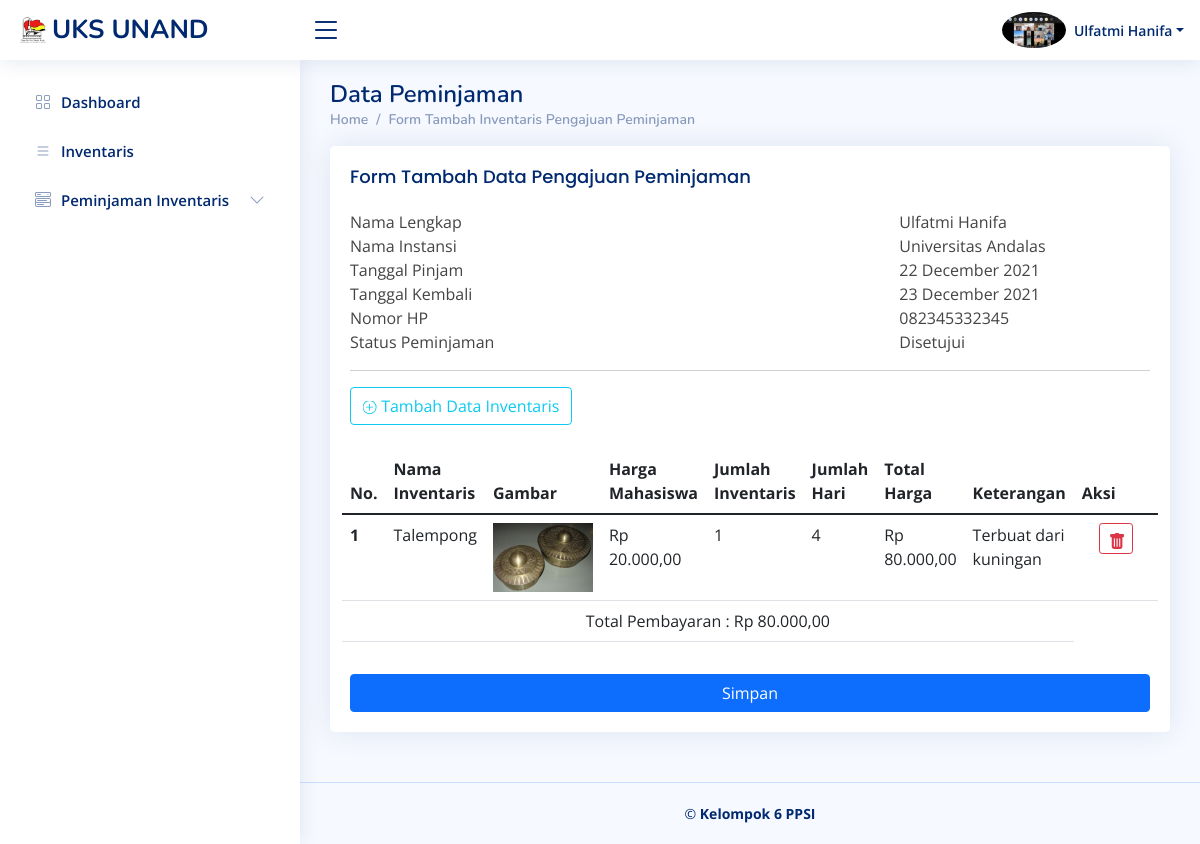
The page /peminjaman_pengajuan_tambah_ive.php?id_peminjaman=16 (signed in) on the database its author committed.
### tables this page shows
CREATE TABLE `user` (
  `id_user` int(11) NOT NULL,
  `id_instansi` int(11) NOT NULL,
  `nama_lengkap` varchar(50) NOT NULL,
  `username` varchar(50) NOT NULL,
  `password` varchar(255) NOT NULL,
  `jenis_user` varchar(20) NOT NULL,
  `tanggal_lahir` date NOT NULL,
  `no_hp` varchar(20) NOT NULL,
  `jenis_kelamin` varchar(10) NOT NULL,
  `alamat` varchar(100) NOT NULL,
  `foto` varchar(100) NOT NULL
);

CREATE TABLE `peminjaman` (
  `id_peminjaman` int(11) NOT NULL,
  `id_user` int(11) NOT NULL,
  `tanggal_pinjam` date NOT NULL,
  `tanggal_kembali` date DEFAULT NULL,
  `status_peminjaman` varchar(40) NOT NULL,
  `status_harga` varchar(40) DEFAULT NULL,
  `surat_peminjaman` varchar(255) DEFAULT NULL,
  `tanggal_pengajuan` date NOT NULL
);

CREATE TABLE `instansi` (
  `id_instansi` int(11) NOT NULL,
  `nama_instansi` varchar(50) NOT NULL
);

CREATE TABLE `detail_pinjaman` (
  `id_peminjaman` int(11) NOT NULL,
  `id_inventaris` int(11) NOT NULL,
  `jumlah` int(11) NOT NULL
);

CREATE TABLE `inventaris` (
  `id_inventaris` int(11) NOT NULL,
  `nama_inventaris` varchar(100) NOT NULL,
  `harga_mahasiswa` int(11) NOT NULL,
  `harga_nonmahasiswa` int(11) NOT NULL,
  `gambar` varchar(255) NOT NULL,
  `keterangan` varchar(100) NOT NULL
);

### peminjaman_pengajuan_tambah_ive.php (the view, shortened to what this page needs)
<?php
    include "session.php";
    $id_peminjaman = $_REQUEST['id_peminjaman'];
    if(!$hasil = $conn->query("SELECT * FROM peminjaman join user on user.id_user=peminjaman.id_user join instansi on
                            user.id_instansi=instansi.id_instansi where id_peminjaman=$id_peminjaman")){
        die("gagal meminta data");
    }
    $no = 1;
    while($data = $hasil->fetch_assoc()){
        $tanggal_pinjam = $data['tanggal_pinjam'];
        $tanggal_kembali = $data['tanggal_kembali'];
        $nama_instansi = $data['nama_instansi'];
        $no_hp = $data['no_hp'];
        $status_peminjaman = $data['status_peminjaman'];
    }
    $tgl1 = new DateTime($tanggal_pinjam);
    $tgl2 = new DateTime($tanggal_kembali);
    $jarak = $tgl2->diff($tgl1);
    $diff = $jarak->d;
    if(!$que = $conn->query("SELECT * FROM peminjaman join detail_pinjaman on peminjaman.id_peminjaman=detail_pinjaman.id_peminjaman
                            join inventaris on inventaris.id_inventaris=detail_pinjaman.id_inventaris where
                            peminjaman.id_peminjaman=$id_peminjaman")){
        die("gagal meminta data");
    }
?>
<!DOCTYPE html>
<html lang="en">
<head>
    <link href="assets/vendor/bootstrap/css/bootstrap.min.css" rel="stylesheet">
    <link href="assets/vendor/bootstrap-icons/bootstrap-icons.css" rel="stylesheet">
    <link href="assets/vendor/boxicons/css/boxicons.min.css" rel="stylesheet">
    <link href="assets/vendor/quill/quill.snow.css" rel="stylesheet">
    <link href="assets/vendor/quill/quill.bubble.css" rel="stylesheet">
    <link href="assets/vendor/remixicon/remixicon.css" rel="stylesheet">
    <link href="assets/vendor/simple-datatables/style.css" rel="stylesheet">
    <link href="assets/css/style.css" rel="stylesheet">
</head>
<body>
    <?php include("header.php");?>
	<?php
		if ($_SESSION['jenis_user'] == "Admin"){
		include("sidebar_admin.php");
		}else if($_SESSION['jenis_user'] == "Divisi Rumah Tangga"){
		include("sidebar_divisi_rumah_tangga.php");
		}else if($_SESSION['jenis_user'] == "Divisi Pemasaran"){
		include("sidebar_divisi_pemasaran.php");
		}else if($_SESSION['jenis_user'] == "Peminjam di Luar UKS"){
		include("sidebar_peminjam.php");
		}else if($_SESSION['jenis_user'] == "Pengurus UKS"){
		include("sidebar_pengurus.php");
		}
	?>
    <main id="main" class="main">
        <div class="pagetitle">
        <h1>Data Peminjaman</h1>
        <nav>
            <ol class="breadcrumb">
            <li class="breadcrumb-item">Home</li>
            <li class="breadcrumb-item">Form Tambah Inventaris Pengajuan Peminjaman</li>
            </ol>
        </nav>
        </div>
        <section class="section">
        <div class="row">
            <div class="col-lg-12">
            <div class="card">
                <div class="card-body">
                <h5 class="card-title">Form Tambah Data Pengajuan Peminjaman</h5>
                <div class="tab-pane fade show active profile-overview" id="profile-overview">
                    <div class="row">
                        <div class="col-lg-8 col-md-4 label ">Nama Lengkap</div>
                        <div class="col-lg-4 col-md-8"><?php echo $nama_lengkap?></div>
                    </div>
                    <div class="row">
                        <div class="col-lg-8 col-md-4 label">Nama Instansi</div>
                        <div class="col-lg-4 col-md-8"><?php echo $nama_instansi?></div>
                    </div>
                    <div class="row">
                        <div class="col-lg-8 col-md-4 label">Tanggal Pinjam</div>
                        <div class="col-lg-4 col-md-8"><?php echo date('d F Y', strtotime($tanggal_pinjam))?></div>
                    </div>
                    <div class="row">
                        <div class="col-lg-8 col-md-4 label">Tanggal Kembali</div>
                        <div class="col-lg-4 col-md-8"><?php echo date('d F Y', strtotime($tanggal_kembali))?></div>
                    </div>
                    <div class="row">
                        <div class="col-lg-8 col-md-4 label">Nomor HP</div>
                        <div class="col-lg-4 col-md-8"><?php echo $no_hp?></div>
                    </div>
                    <div class="row">
                        <div class="col-lg-8 col-md-4 label">Status Peminjaman</div>
                        <div class="col-lg-4 col-md-8"><?php echo $status_peminjaman?></div>
                    </div>
                </div>
                <hr>
                <a href="peminjaman_tambah_ive.php?id_peminjaman=<?php echo $id_peminjaman?>" class="btn btn-outline-info btn-mt">
                         Tambah Data Inventaris
                </a><br><br>
                <form class="row g-3 needs-validation" method="post" novalidate enctype="multipart/form-data">
                    <table class="table datatable table-hover">
                        <thead>
                        <tr>
                            <th scope="col">No.</th>
                            <th scope="col">Nama Inventaris</th>
                            <th scope="col">Gambar</th>
                            <?php if($nama_instansi=='Universitas Andalas'){?>
                            <th scope="col">Harga Mahasiswa</th>
                            <?php } else{ ?>
                            <th scope="col">Harga Non Mahasiswa</th>
                            <?php } ?>
                            <th scope="col">Jumlah Inventaris</th>
                            <th scope="col">Jumlah Hari</th>
                            <th scope="col">Total Harga</th>
                            <th scope="col">Keterangan</th>
                            <th scope="col">Aksi</th>
                        </tr>
                        </thead>
                        <tbody>
                        <?php
                            $total = 0; $tot[]=0;
                            while($row = $que->fetch_assoc()){
                        ?>
                        <tr>
                            <th scope="row"><?php echo $no++;?></th>
                            <td><?php echo $row['nama_inventaris']; ?></td>
                            <td><img width="100px" src="img/<?php echo $row['gambar'];?>"></td>
                            <?php if($nama_instansi=='Universitas Andalas'){ $total= $row['harga_mahasiswa']*$row['jumlah']*$diff;?>
                            <td><?php echo "Rp " . number_format($row['harga_mahasiswa'],2,',','.');?></td>
                            <?php } else{ $total= $row['harga_nonmahasiswa']*$row['jumlah']*$diff;?>
                            <td><?php echo "Rp " . number_format($row['harga_nonmahasiswa'],2,',','.'); ?></td>
                            <?php } ?>
                            <td><?php echo $diff; ?></td>
                            <td><?php echo $row['jumlah']; ?></td>
                            <td><?php echo "Rp " . number_format($tot[]=$total,2,',','.');  ?></td>
                            <td><?php echo $row['keterangan']; ?></td>
                            <td width="105px" class="text-center">
                            <form method="POST" action="">
                                <button class="btn btn-outline-danger btn-sm" type="submit" name="delete" onclick="return confirm('Anda yakin akan menghapus data inventaris ini?')">
                                </button>
                            </td>
                            </form>
                        <?php } ?>
                        <tr class="text-center">
                        <td colspan="8">Total Pembayaran : <?php echo "Rp " . number_format(array_sum($tot),2,',','.');?></td>
                        </tr>
                    <div class="col-12">
                    <button class="btn btn-primary w-100" type="submit" name="simpan">Simpan</button>
                    </div>
                </div>
            </div>
            </div>
        </div>
        </section>
    </main>
    <?php include "footer.php"?>
</body>
</html>

### header.php (shortened to what this page needs)
<?php
  include "session.php";
  $a = $_SESSION['id_user'];
  if(!$hasila = $conn->query("SELECT * FROM user where id_user=$a")){
    die("gagal meminta data");
  }
  while($data = $hasila->fetch_assoc()){
    $nama_lengkap = $data['nama_lengkap'];
}
?>
<header id="header" class="header fixed-top d-flex align-items-center">
<div class="d-flex align-items-center justify-content-between">
  <a class="logo d-flex align-items-center">
    <img src="assets2/img/logo.png" alt="">
    <span class="d-none d-lg-block">UKS UNAND</span>
  </a>
  <i class="bi bi-list toggle-sidebar-btn"></i>
</div>
<nav class="header-nav ms-auto">
  <ul class="d-flex align-items-center">
    <li class="nav-item dropdown pe-3">
      <a class="nav-link nav-profile d-flex align-items-center pe-0" href="#" data-bs-toggle="dropdown">
        <img src="img/<?php echo $_SESSION['foto']?>" alt="Profile" class="rounded-circle">
        <span class="d-none d-md-block dropdown-toggle ps-2"><?php echo $nama_lengkap ?></span>
      </a>
    </li>
  </ul>
</nav>
</header>

### assets/css/style.css (style rules this page uses)
:root { scroll-behavior: smooth; }
body { font-family: "Open Sans", sans-serif; background: #f6f9ff; color: #444444; }
a { color: #4154f1; text-decoration: none; }
h1, h2, h3, h4, h5, h6 { font-family: "Nunito", sans-serif; }
#main { margin-top: 60px; padding: 20px 30px; transition: all 0.3s; }
.pagetitle { margin-bottom: 10px; }
.pagetitle h1 { font-size: 24px; margin-bottom: 0; font-weight: 600; color: #012970; }
.card { margin-bottom: 30px; border: none; border-radius: 5px; box-shadow: 0px 0 30px rgba(1, 41, 112, 0.1); overflow: hidden; }
.card-title { padding: 20px 0 15px 0; font-size: 18px; font-weight: 500; color: #012970; font-family: "Poppins", sans-serif; }
.card-body { padding: 0 20px 20px 20px; }
.breadcrumb { font-size: 14px; font-family: "Nunito", sans-serif; color: #899bbd; font-weight: 600; }
.breadcrumb .breadcrumb-item::before { color: #899bbd; }
.logo { line-height: 1; }
@media (min-width: 1200px) { .logo { width: 280px; } }
.logo img { max-height: 26px; margin-right: 6px; }
.logo span { font-size: 26px; font-weight: 700; color: #012970; font-family: "Nunito", sans-serif; }
.header { transition: all 0.5s; z-index: 997; height: 60px; box-shadow: 0px 2px 20px rgba(1, 41, 112, 0.1); background-color: #fff; padding-left: 20px; }
.header .toggle-sidebar-btn { font-size: 32px; padding-left: 10px; cursor: pointer; color: #012970; }
.header-nav ul { list-style: none; }
.header-nav > ul { margin: 0; padding: 0; }
.header-nav .nav-profile { color: #012970; }
.header-nav .nav-profile img { max-height: 36px; }
.header-nav .nav-profile span { font-size: 14px; font-weight: 600; }
@media (min-width: 1200px) { #main, #footer { margin-left: 300px; } }

### rows shown on the page
user: nama_lengkap "Ulfatmi Hanifa"
peminjaman: instansi.nama_instansi "Universitas Andalas", tanggal_pinjam "22 December 2021", tanggal_kembali "23 December 2021", id_user.no_hp "082345332345", status_peminjaman "Disetujui"
detail_pinjaman: id_inventaris.nama_inventaris "Talempong", id_inventaris.gambar (picture), id_inventaris.harga_mahasiswa "20.000,00", id_peminjaman.tanggal_pinjam "1", jumlah "4", total "80.000,00", id_inventaris.keterangan "Terbuat dari kuningan"

### other values the page prints
array_sum($tot) "80.000,00"
